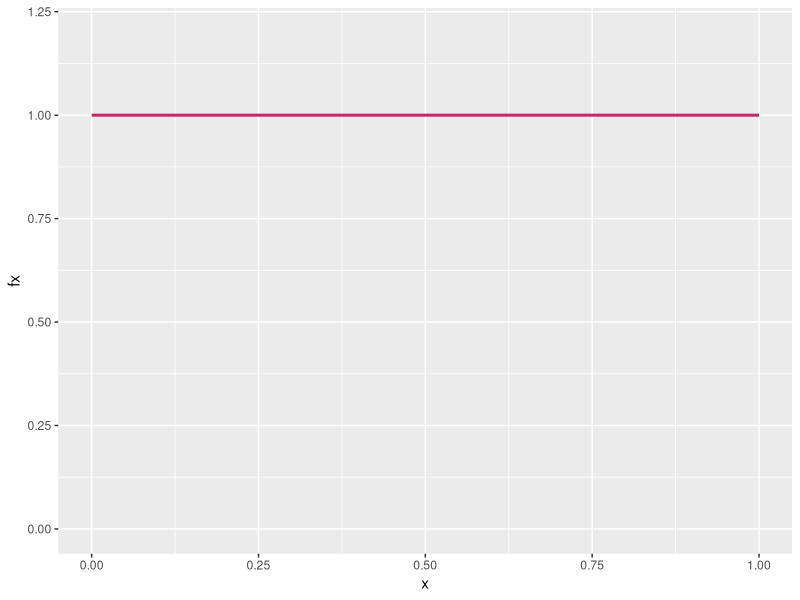
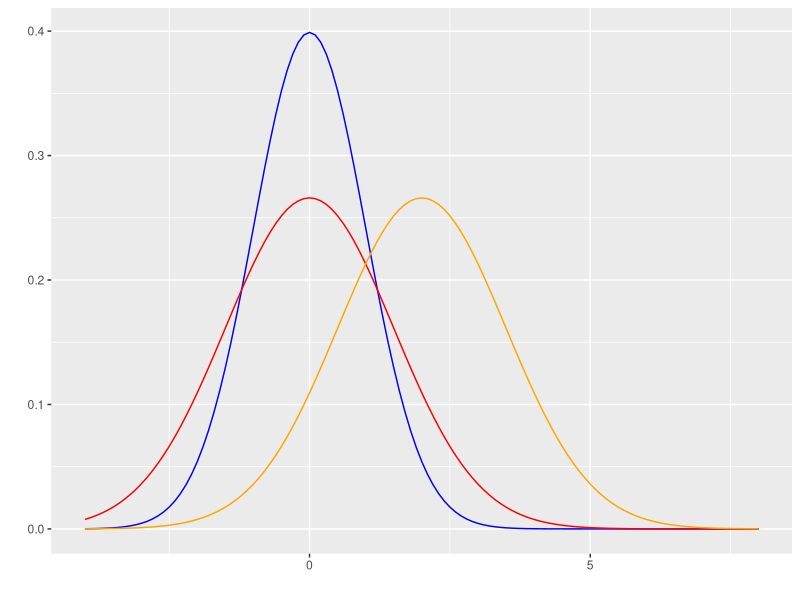
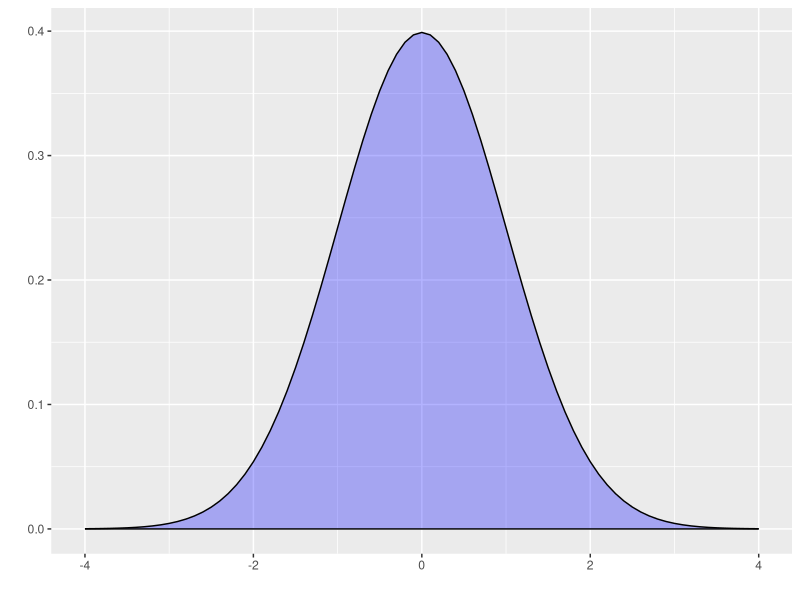
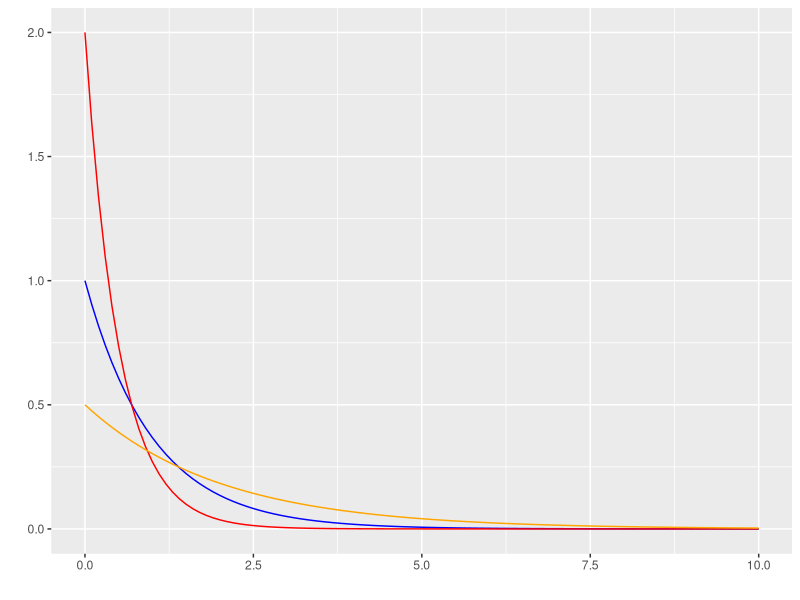
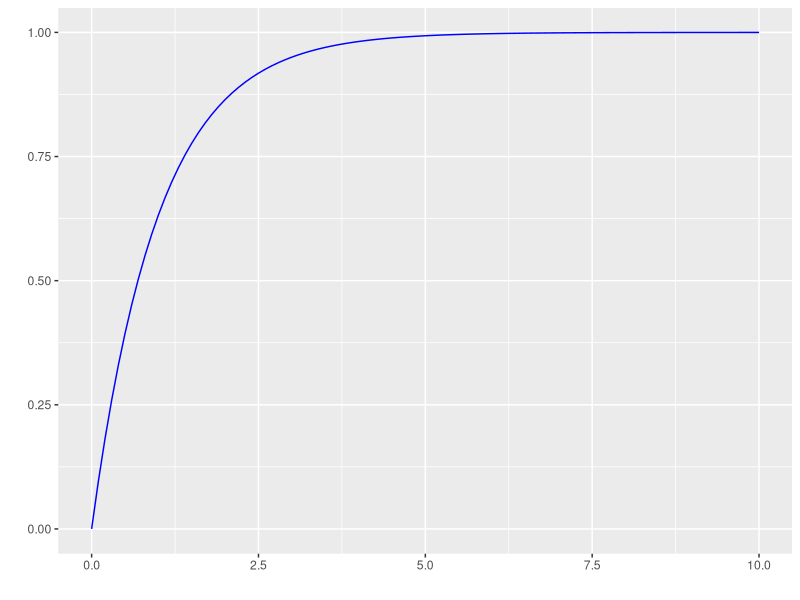
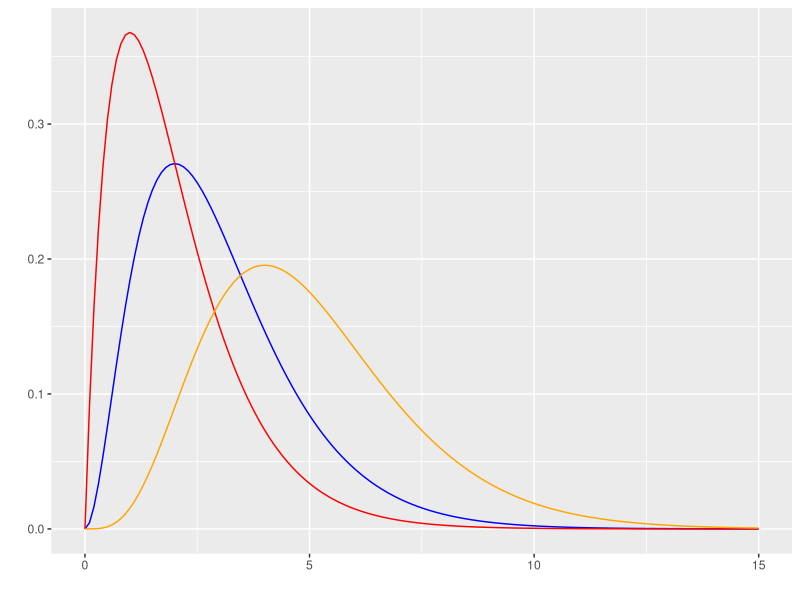
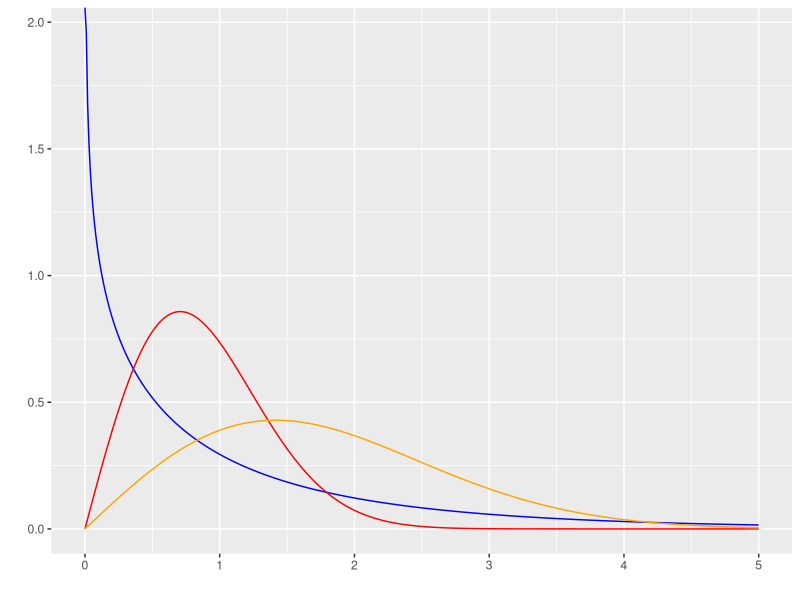

Write R code to recreate these figures, in order.
## ---- chunk 1
knitr::opts_chunk$set(echo = TRUE, message = FALSE, warning = FALSE, comment = NA)
## ---- chunk 2
# uniforme
library(ggplot2)
x= c(0,1) 
fx=c(1,1) 
dat=data.frame(x,fx)
ggplot(data=dat,aes(x=x, y=fx))+ 
  scale_y_continuous(limits=c(0,1.2))+
  geom_line(size = 1, color="#BC2B6A") 
## ---- chunk 3
# Distribucion normal
library(ggfortify)

p=ggdistribution(dnorm, seq(-4, 8, 0.1), mean = 0, sd = 1,colour = 'blue')
p=ggdistribution(dnorm, seq(-4, 8, 0.1), mean = 0, sd = 1.5,colour = 'red', p=p)
ggdistribution(dnorm, seq(-4, 8, 0.1),   mean = 2, sd = 1.5,colour = 'orange', p=p)
## ---- chunk 4
library(ggfortify)
ggdistribution(dnorm, seq(-4, 4, 0.1), mean = 0, sd = 1,fill = 'blue')
## ---- chunk 5
pnorm(70, mean=60, sd=4, lower.tail=FALSE)
## ---- chunk 6
#exponencial
library(ggfortify)
p=ggdistribution(dexp, seq(0, 10, 0.1),rate=1 ,colour = 'blue')
p=ggdistribution(dexp, seq(0, 10, 0.1),rate=2 ,colour = 'red', p=p)
ggdistribution(dexp, seq(0, 10, 0.1),rate=0.5,colour = 'orange', p=p)
## ---- chunk 7
library(ggfortify)
ggdistribution(pexp, seq(0, 10, 0.1),rate=1 ,colour = 'blue')
## ---- chunk 8
 pexp(20,1/15, lower.tail=FALSE)
## ---- chunk 9
# gamma
library(ggfortify)
p=ggdistribution(dgamma, seq(0, 15, 0.1),shape=3,rate=1 ,colour= 'blue')
p=ggdistribution(dgamma, seq(0, 15, 0.1),shape=2,rate=1 ,colour = 'red', p=p)
ggdistribution(dgamma, seq(0, 15, 0.1),shape=5,rate=1,colour = 'orange', p=p)

## ---- chunk 10
pgamma(10,3,0.5, lower.tail = FALSE)
## ---- chunk 11
# weibull
library(ggfortify)
p=ggdistribution(dweibull, seq(0, 5, 0.01),shape=0.8,scale=1 ,colour = 'blue')
p=ggdistribution(dweibull, seq(0, 5, 0.01),shape=2,scale=1 ,colour = 'red', p=p)
ggdistribution(dweibull, seq(0, 5, 0.01),shape=2,scale=2,colour = 'orange', p=p)
